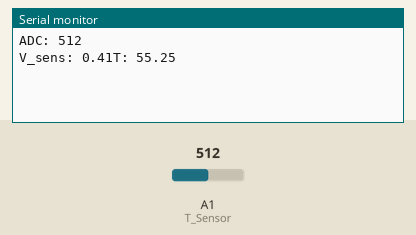
This sketch was run on a simulated Arduino Uno, built with avr-gcc and run on an emulated ATmega328P. Parts: the last lines printed to the serial monitor. The inputs (shaded band) are chosen by the test bench; at power-on: A1 (T_Sensor) = 512.

Above: at 1.8 s.
1.9 s: A1 (T_Sensor) set to 716
At 2.6 s:
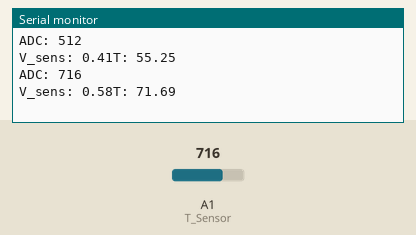
3.4 s: A1 (T_Sensor) set to 900
At 4.8 s:
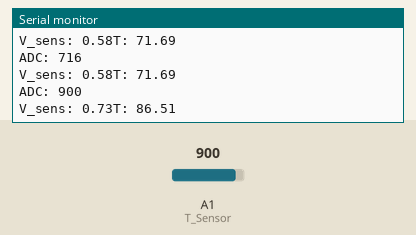
Timing chart, 0 to 6.4 s (numbered marks = the images above; inputs shaded):
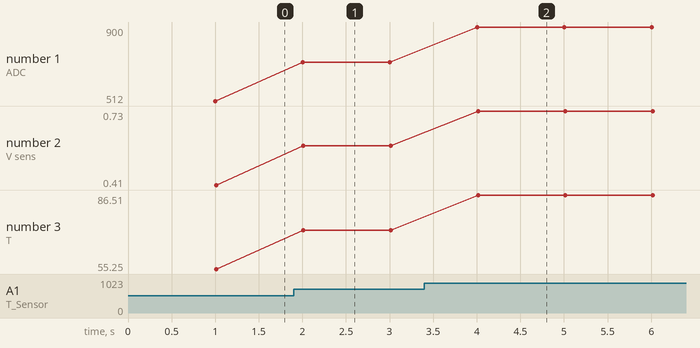

The sketch:

temoerature_sens.ino
```cpp
#define T_Sensor A1
double T = 0.0;
double V_sens = 0;
double T_offset = 14;

void setup() {
  // put your setup code here, to run once:
Serial.begin(9600);

}

void loop() {
  // put your main code here, to run repeatedly:
delay(1000);
Serial.print("ADC: ");
Serial.println(analogRead(T_Sensor));
V_sens = (double)analogRead(T_Sensor) * 3.3 / 4096.0;
Serial.print("V_sens: ");
Serial.print(V_sens);
T = V_sens /0.01 + 14;
Serial.print("T: ");
Serial.println(T);
}
```

Measured:
- after the input at 1.9 s, the serial monitor: prints a new line after 0.10 s (image 1)
- after the input at 3.4 s, the serial monitor: prints a new line after 0.60 s (image 2)
- plotted number 1: 512 → 716 after the input at 1.9 s, 716 → 900 after the input at 3.4 s
- plotted number 2: 0.41 → 0.58 after the input at 1.9 s, 0.58 → 0.73 after the input at 3.4 s
- plotted number 3: 55.25 → 71.69 after the input at 1.9 s, 71.69 → 86.51 after the input at 3.4 s
